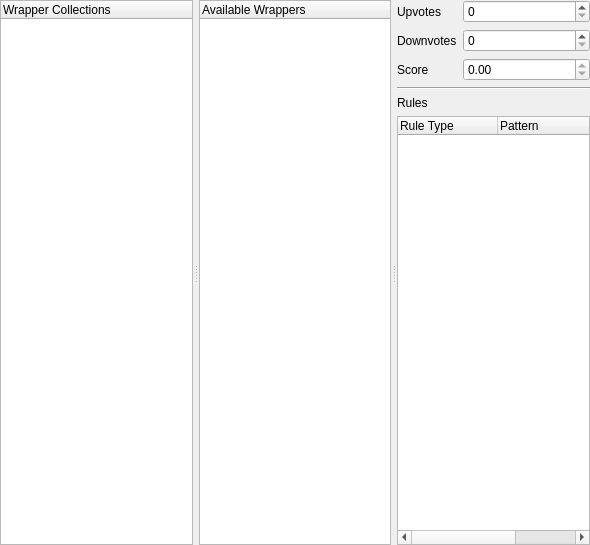
<?xml version="1.0" encoding="UTF-8"?>
<ui version="4.0">
 <class>WrapperManagerPage</class>
 <widget class="QWizardPage" name="WrapperManagerPage">
  <property name="geometry">
   <rect>
    <x>0</x>
    <y>0</y>
    <width>590</width>
    <height>545</height>
   </rect>
  </property>
  <property name="sizePolicy">
   <sizepolicy hsizetype="Expanding" vsizetype="Expanding">
    <horstretch>0</horstretch>
    <verstretch>0</verstretch>
   </sizepolicy>
  </property>
  <property name="windowTitle">
   <string>Reference Manager</string>
  </property>
  <property name="title">
   <string>Wrapper Manager</string>
  </property>
  <layout class="QVBoxLayout" name="verticalLayout_2">
   <property name="spacing">
    <number>0</number>
   </property>
   <property name="margin">
    <number>0</number>
   </property>
   <item>
    <widget class="QSplitter" name="splitter">
     <property name="sizePolicy">
      <sizepolicy hsizetype="Expanding" vsizetype="Expanding">
       <horstretch>0</horstretch>
       <verstretch>0</verstretch>
      </sizepolicy>
     </property>
     <property name="orientation">
      <enum>Qt::Horizontal</enum>
     </property>
     <property name="handleWidth">
      <number>6</number>
     </property>
     <property name="childrenCollapsible">
      <bool>false</bool>
     </property>
     <widget class="QWidget" name="layoutWidget">
      <layout class="QVBoxLayout" name="collectionsLayout">
       <property name="spacing">
        <number>6</number>
       </property>
       <property name="rightMargin">
        <number>0</number>
       </property>
       <item>
        <widget class="QTreeWidget" name="collections">
         <property name="contextMenuPolicy">
          <enum>Qt::ActionsContextMenu</enum>
         </property>
         <attribute name="headerVisible">
          <bool>true</bool>
         </attribute>
         <column>
          <property name="text">
           <string>Wrapper Collections</string>
          </property>
         </column>
        </widget>
       </item>
      </layout>
     </widget>
     <widget class="QWidget" name="verticalLayoutWidget">
      <layout class="QVBoxLayout" name="wrappersLayout">
       <property name="spacing">
        <number>6</number>
       </property>
       <property name="rightMargin">
        <number>0</number>
       </property>
       <item>
        <widget class="QTreeWidget" name="wrappers">
         <property name="contextMenuPolicy">
          <enum>Qt::ActionsContextMenu</enum>
         </property>
         <property name="indentation">
          <number>0</number>
         </property>
         <property name="itemsExpandable">
          <bool>false</bool>
         </property>
         <column>
          <property name="text">
           <string>Available Wrappers</string>
          </property>
         </column>
        </widget>
       </item>
      </layout>
     </widget>
     <widget class="QWidget" name="verticalLayoutWidget_2">
      <layout class="QVBoxLayout" name="wrapperEditorLayout">
       <item>
        <layout class="QFormLayout" name="wrapperForm">
         <property name="fieldGrowthPolicy">
          <enum>QFormLayout::AllNonFixedFieldsGrow</enum>
         </property>
         <item row="0" column="0">
          <widget class="QLabel" name="upvotesLabel">
           <property name="text">
            <string>Upvotes</string>
           </property>
          </widget>
         </item>
         <item row="0" column="1">
          <widget class="QSpinBox" name="upvotesSpin"/>
         </item>
         <item row="1" column="0">
          <widget class="QLabel" name="downvotesLabel">
           <property name="text">
            <string>Downvotes</string>
           </property>
          </widget>
         </item>
         <item row="1" column="1">
          <widget class="QSpinBox" name="downvotesSpin"/>
         </item>
         <item row="2" column="0">
          <widget class="QLabel" name="scoreLabel">
           <property name="text">
            <string>Score</string>
           </property>
          </widget>
         </item>
         <item row="2" column="1">
          <widget class="QDoubleSpinBox" name="scoreSpin">
           <property name="readOnly">
            <bool>true</bool>
           </property>
          </widget>
         </item>
        </layout>
       </item>
       <item>
        <widget class="Line" name="line">
         <property name="orientation">
          <enum>Qt::Horizontal</enum>
         </property>
        </widget>
       </item>
       <item>
        <widget class="QLabel" name="rulesLabel">
         <property name="text">
          <string>Rules</string>
         </property>
        </widget>
       </item>
       <item>
        <widget class="QTreeWidget" name="rules">
         <property name="indentation">
          <number>0</number>
         </property>
         <property name="itemsExpandable">
          <bool>false</bool>
         </property>
         <column>
          <property name="text">
           <string>Rule Type</string>
          </property>
         </column>
         <column>
          <property name="text">
           <string>Pattern</string>
          </property>
         </column>
         <column>
          <property name="text">
           <string>Order</string>
          </property>
         </column>
        </widget>
       </item>
      </layout>
     </widget>
    </widget>
   </item>
  </layout>
 </widget>
 <resources/>
 <connections/>
</ui>
